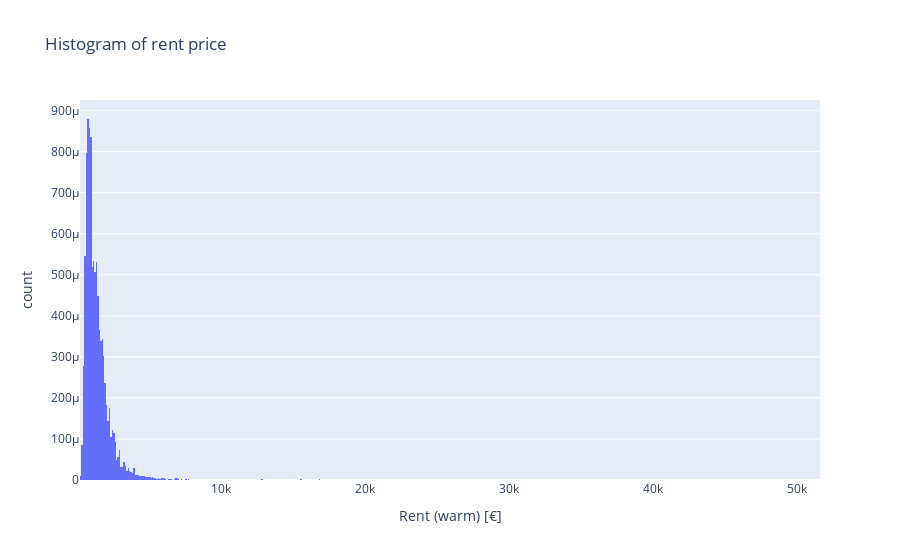

Notebook code cell kept with this figure:
### Markdown cell above
## Visulazing the data

Here i will start ploting the data in order to get a clear picture of the rental offers available in Berlin.
First, i will look at the most important features separately

### 1) Total rent, Base rent and utilitiesPrice

### Code cell
# distribution of total rent

fig = px.histogram(df, x="totalRent",
                   nbins = 700,
                   title='Histogram of rent price',
                   labels={'totalRent':'Rent (warm) [€]'},
                  histnorm='probability density',
                  )
fig.show()

### Figure 1 — Plotly figure (JSON) as saved in the notebook; plotly's stock layout.template omitted (floating-point values rounded to 4 significant figures; data arrays with more than 128 entries replaced by an {"elided": "..."} marker saying what was removed)
{"data": [{"alignmentgroup": "True", "bingroup": "x", "histnorm": "probability density", "hovertemplate": "Rent (warm) [€]=%{x}<br>count=%{y}<extra></extra>", "legendgroup": "", "marker": {"color": "#636efa"}, "name": "", "nbinsx": 700, "offsetgroup": "", "orientation": "v", "showlegend": false, "type": "histogram", "x": {"elided": "10652 float values"}, "xaxis": "x", "yaxis": "y"}], "layout": {"barmode": "relative", "legend": {"tracegroupgap": 0}, "title": {"text": "Histogram of rent price"}, "xaxis": {"anchor": "y", "domain": [0, 1], "title": {"text": "Rent (warm) [€]"}}, "yaxis": {"anchor": "x", "domain": [0, 1], "title": {"text": "count"}}}}
